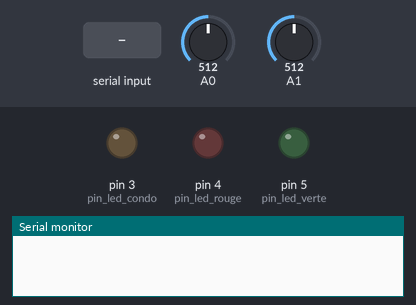
Simulated run of this sketch. Board: Arduino Uno, built with avr-gcc and run on an emulated ATmega328P. Shown: output pins drawn as LEDs (lit = HIGH), the last lines printed to the serial monitor. The test bench sets the inputs (shaded band); at power-on: A0 = 512, A1 = 512.

Above: at 1.2 s.
1.3 s: "charge" received over Serial
At 2.7 s:
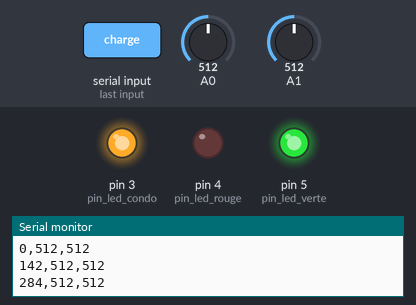
At 9.6 s:
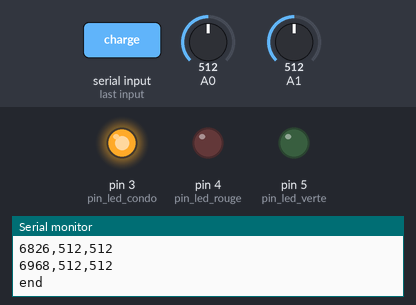
Timing chart, 0 to 9.8 s (numbered marks = the images above; inputs shaded):
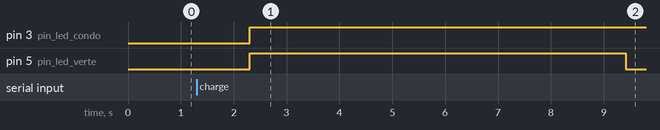

The sketch:

condo.ino
```cpp
/* charge ou décharge d'un condensateur par réception de commandes envoyées par la bibiothèque pduino.py
 * montage: - un condensateur en série avec  une résistance sur le pin 3
 *            constante de temps d'environ 1,1 s avec les valeurs par défaut
 *          - pour la visualisation : - une led rouge (en série avec une résistance de 220 ohms) sur le pin 4
 *                                    - une led verte (en série avec une résistance de 220 ohms) sur le pin 5
                                                Pin 4   Pin 5
                                      GND         |       |
 Pin 3                                --+--      +++     +++
  ^                                     |        | |     | |
  |                                     |        | |     | |
  |                              | |    |        +++     +++
  |        +----------+          | |    |         |       |
--+---+----+   R      +---+------+ +----+       --+--   --+--
      |    +----------+   |      | |C           \   /   \   /
      |                   |      | |             \ /     \ /
      |                   |                      -+-     -+-
      |                   |                       |       |
      v                   v                       |       |
       A1                  A0                    -+-     -+-
                                                 GND     GND
 * la tension aux bornes du condensateur est mesurée sur A0
 * la tension aux bornes du générateur est mesurée sur A1
 * les deux tensions sont renvoyées sous forme d'un entier (0 à 1023)
 * commandes acceptées: charge, decharge
 */

#define TEMPS 7000
#define N_PTS 50

unsigned long t_total = TEMPS;
// condensateur sur EA0, générateur sur EA1
const int pin_led_condo = 3;
const int pin_led_rouge = 4;
const int pin_led_verte = 5;

void setup() {
    pinMode(pin_led_condo, OUTPUT);
    pinMode(pin_led_verte, OUTPUT);
    pinMode(pin_led_rouge, OUTPUT);
    Serial.begin(9600);
    delay(1);
}

void mesures(int command) {
  int uc = 0;
  int E = 0;
  unsigned long dt = t_total / (N_PTS - 1); //en ms
  unsigned long temps_depart = millis();
  unsigned long t_mesure;
  if (command == 1) {
    digitalWrite(pin_led_verte, HIGH);
    digitalWrite(pin_led_condo, HIGH);
  }
  else {
    digitalWrite(pin_led_rouge, HIGH);
    digitalWrite(pin_led_condo, LOW);
  }
  while (millis() - temps_depart <= t_total) {
    t_mesure = (millis() - temps_depart);
    uc = analogRead(A0);
    E = analogRead(A1);
    Serial.println(String(t_mesure)+","+String(E)+","+String(uc));
    //un delai personnalisé pour optimiser la mesure du temps
    while ((millis() - temps_depart) - t_mesure < dt) {}
  }
  digitalWrite(pin_led_verte, LOW);
  digitalWrite(pin_led_rouge, LOW);
  Serial.println("end");
}

void loop() {
  if (Serial.available()) {
    String chaine = Serial.readString();
    if (chaine=="charge") {
      mesures(1);
    }
    else if (chaine=="decharge") {
      mesures(0);
      }
      else {
        String message = "commande non reconnue";
        Serial.println(message);
      }
  }
}
```

Measured:
- after the input at 1.3 s, pin 3 (pin_led_condo): LOW → HIGH after 1.0 s; pin 5 (pin_led_verte): LOW → HIGH after 1.0 s, → LOW 7.1 s later
